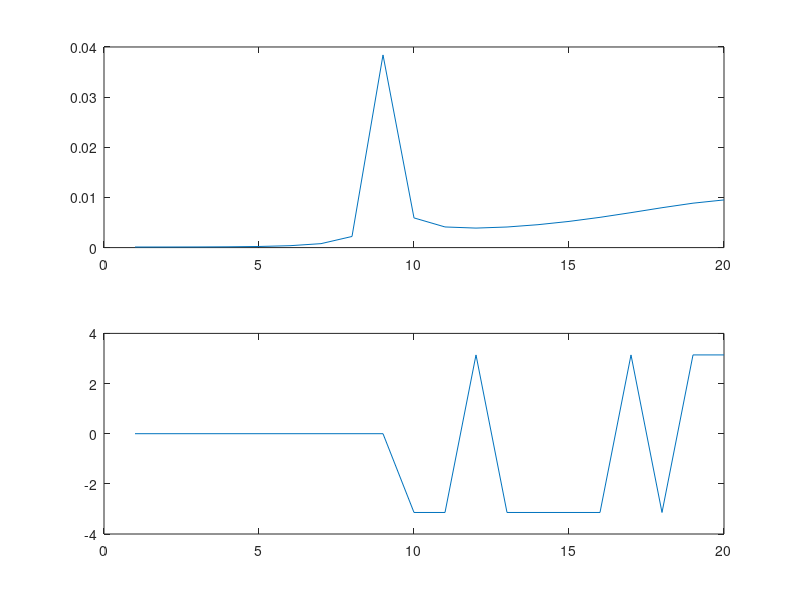

Reproduce this figure in MATLAB.
clc
clear all
close all;

num = [0.002, -0.008, 0.013, -0.008, 0.002];
den = [1.2, 3, 0.213, 3, 1.2];
w = 20;

x = freqz(num, den, w);

subplot(2, 1, 1);
plot(abs(x));

subplot(2, 1, 2);
plot(angle(x));